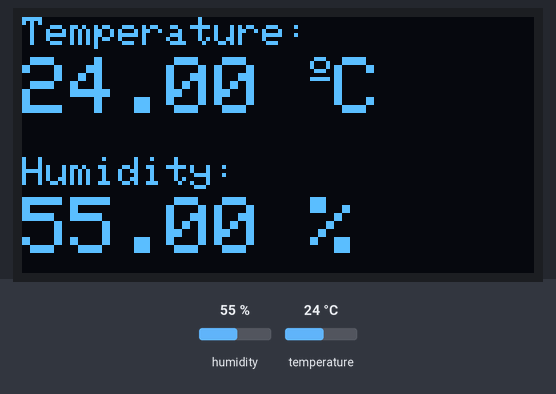
Bench run of a sketch on a simulated Arduino Uno, built with avr-gcc and run on an emulated ATmega328P. On the bench: 128×64 one-colour display. Inputs (shaded band) come from the test bench; at power-on: humidity 55 %, temperature 24 °C. What the sketch prints to the serial monitor is not drawn.

Above: at 7.6 s.
7.7 s: humidity set to 22 %
At 12.5 s:
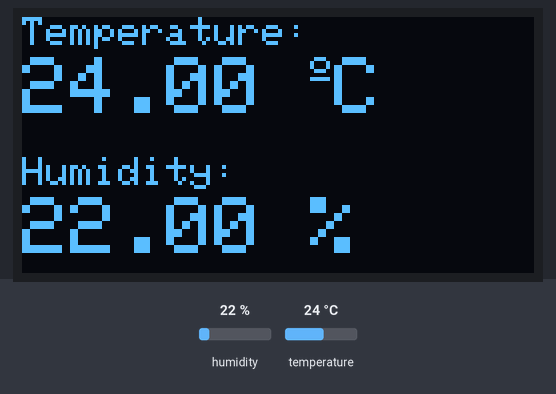
15.2 s: temperature set to 12 °C
At 18.3 s:
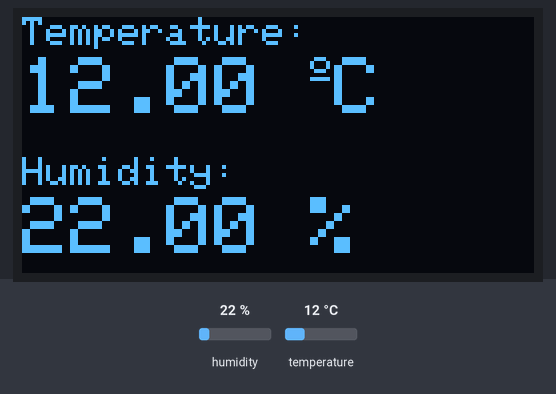
22.7 s: humidity set to 40 %
At 27.6 s:
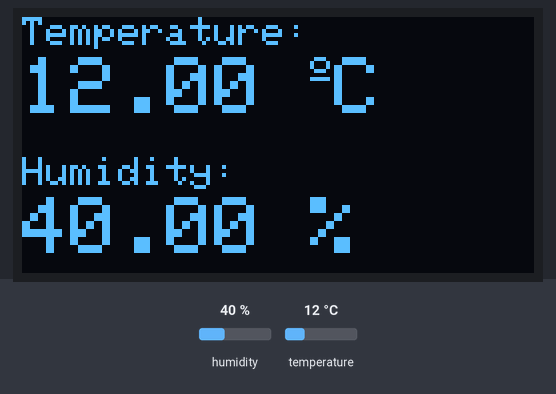
30.2 s: temperature set to 19 °C
At 33.5 s:
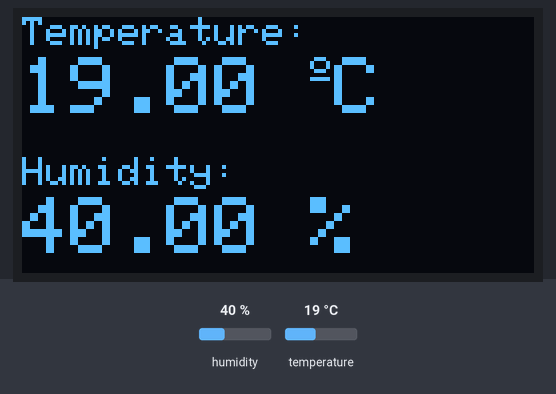
Timing chart, 0 to 35.0 s (numbered marks = the images above; inputs shaded):
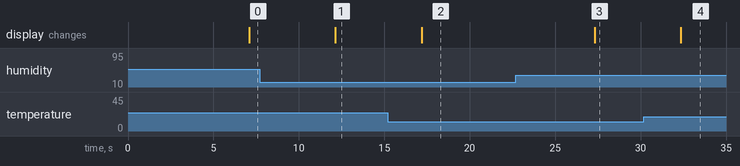

Measured:
- after the input at 7.7 s, the display: changes after 4.4 s (image 1)
- after the input at 15.2 s, the display: changes after 2.0 s (image 2)
- after the input at 22.7 s, the display: changes after 4.6 s (image 3)
- after the input at 30.2 s, the display: changes after 2.2 s (image 4)

The sketch:

oledTempHumidity.ino
```cpp
#include <Wire.h>
#include <Adafruit_GFX.h>
#include <Adafruit_SSD1306.h>

#include <dht11.h>
#define DHT11PIN 4
dht11 DHT11;

#define SCREEN_WIDTH 128 // OLED display width, in pixels
#define SCREEN_HEIGHT 64 // OLED display height, in pixels

// Declaration for an SSD1306 display connected to I2C (SDA, SCL pins)
Adafruit_SSD1306 display(SCREEN_WIDTH, SCREEN_HEIGHT, &Wire, -1);

void setup()
{
    Serial.begin(115200);
    pinMode(7, OUTPUT); // To provide powersupply to DHT
    if (!display.begin(SSD1306_SWITCHCAPVCC, 0x3C))
    {
        Serial.println(F("SSD1306 allocation failed"));
        for (;;)
            ;
    }
    delay(2000);
    display.clearDisplay();
    display.setTextColor(WHITE);
}

void loop()
{
    delay(5000);

    // read temperature and humidity
    int chk = DHT11.read(DHT11PIN);
    digitalWrite(7, HIGH); // To provide supply voltage to DHT
    Serial.print("Humidity (%): ");
    Serial.println((float)DHT11.humidity, 2);
    Serial.print("Temperature  (C): ");
    Serial.println((float)DHT11.temperature, 2);
    float t = DHT11.temperature;
    float h = DHT11.humidity;
    if (isnan(h) || isnan(t))
    {
        Serial.println("Failed to read from DHT sensor!");
    }
    // clear display
    display.clearDisplay();

    // display temperature
    display.setTextSize(1);
    display.setCursor(0, 0);
    display.print("Temperature: ");
    display.setTextSize(2);
    display.setCursor(0, 10);

    display.print(t);
    display.print(" ");
    display.setTextSize(1);
    display.cp437(true);
    display.write(167);
    display.setTextSize(2);
    display.print("C");

    // display humidity
    display.setTextSize(1);
    display.setCursor(0, 35);
    display.print("Humidity: ");
    display.setTextSize(2);
    display.setCursor(0, 45);

    display.print(h);
    display.print(" %");

    display.display();
}
```
